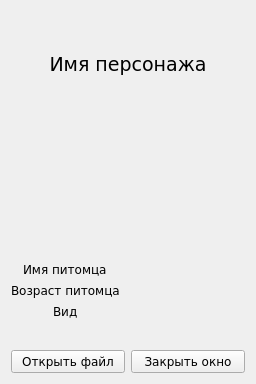
<?xml version="1.0" encoding="UTF-8"?>
<ui version="4.0">
 <class>Form</class>
 <widget class="QWidget" name="Form">
  <property name="geometry">
   <rect>
    <x>0</x>
    <y>0</y>
    <width>256</width>
    <height>384</height>
   </rect>
  </property>
  <property name="font">
   <font>
    <family>Verdana</family>
   </font>
  </property>
  <property name="windowTitle">
   <string>Просмотр питомца</string>
  </property>
  <layout class="QVBoxLayout" name="verticalLayout">
   <item>
    <widget class="QLabel" name="label">
     <property name="font">
      <font>
       <family>Verdana</family>
       <pointsize>14</pointsize>
      </font>
     </property>
     <property name="text">
      <string>Имя персонажа</string>
     </property>
     <property name="alignment">
      <set>Qt::AlignCenter</set>
     </property>
    </widget>
   </item>
   <item>
    <widget class="QLabel" name="label_2"/>
   </item>
   <item>
    <layout class="QFormLayout" name="formLayout">
     <property name="labelAlignment">
      <set>Qt::AlignCenter</set>
     </property>
     <property name="formAlignment">
      <set>Qt::AlignCenter</set>
     </property>
     <item row="0" column="0">
      <widget class="QLabel" name="label_3">
       <property name="text">
        <string>Имя питомца</string>
       </property>
      </widget>
     </item>
     <item row="1" column="0">
      <widget class="QLabel" name="label_4">
       <property name="text">
        <string>Возраст питомца</string>
       </property>
      </widget>
     </item>
     <item row="2" column="0">
      <widget class="QLabel" name="label_5">
       <property name="text">
        <string>Вид</string>
       </property>
      </widget>
     </item>
     <item row="0" column="1">
      <widget class="QLabel" name="labelName"/>
     </item>
     <item row="1" column="1">
      <widget class="QLabel" name="labelAge"/>
     </item>
     <item row="2" column="1">
      <widget class="QLabel" name="labelType"/>
     </item>
    </layout>
   </item>
   <item>
    <layout class="QHBoxLayout" name="horizontalLayout">
     <item>
      <widget class="QPushButton" name="pushButton">
       <property name="text">
        <string>Открыть файл</string>
       </property>
      </widget>
     </item>
     <item>
      <widget class="QPushButton" name="pushButton_2">
       <property name="text">
        <string>Закрыть окно</string>
       </property>
      </widget>
     </item>
    </layout>
   </item>
  </layout>
 </widget>
 <resources/>
 <connections/>
</ui>
